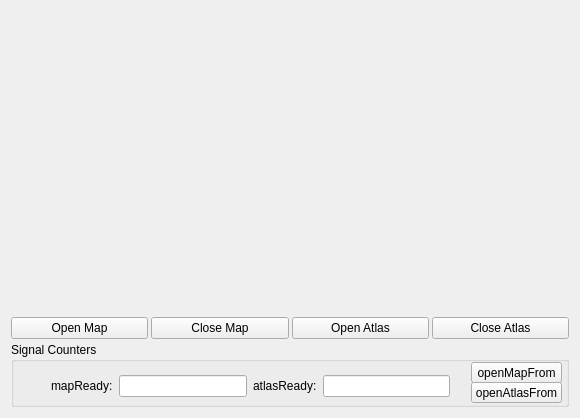
<?xml version="1.0" encoding="UTF-8"?>
<ui version="4.0">
 <class>DemoAtlasTest</class>
 <widget class="QWidget" name="DemoAtlasTest">
  <property name="geometry">
   <rect>
    <x>0</x>
    <y>0</y>
    <width>580</width>
    <height>418</height>
   </rect>
  </property>
  <property name="windowTitle">
   <string>Form</string>
  </property>
  <layout class="QGridLayout" name="gridLayout_3">
   <item row="0" column="0">
    <layout class="QVBoxLayout" name="verticalLayout" stretch="1,0">
     <item>
      <widget class="PwGisWidget" name="pwgiswidget" native="true">
       <property name="minimumSize">
        <size>
         <width>300</width>
         <height>170</height>
        </size>
       </property>
      </widget>
     </item>
     <item>
      <layout class="QGridLayout" name="gridLayout" rowstretch="0,0">
       <property name="sizeConstraint">
        <enum>QLayout::SetFixedSize</enum>
       </property>
       <property name="spacing">
        <number>3</number>
       </property>
       <item row="0" column="0">
        <layout class="QHBoxLayout" name="horizontalLayout">
         <item>
          <widget class="QPushButton" name="btnOpenMap">
           <property name="text">
            <string>Open Map</string>
           </property>
          </widget>
         </item>
         <item>
          <widget class="QPushButton" name="btnCloseMap">
           <property name="text">
            <string>Close Map</string>
           </property>
          </widget>
         </item>
         <item>
          <widget class="QPushButton" name="btnOpenAtlas">
           <property name="text">
            <string>Open Atlas</string>
           </property>
          </widget>
         </item>
         <item>
          <widget class="QPushButton" name="btnCloseAtlas">
           <property name="text">
            <string>Close Atlas</string>
           </property>
          </widget>
         </item>
        </layout>
       </item>
       <item row="1" column="0">
        <widget class="QGroupBox" name="groupBox">
         <property name="minimumSize">
          <size>
           <width>0</width>
           <height>65</height>
          </size>
         </property>
         <property name="maximumSize">
          <size>
           <width>16777215</width>
           <height>100</height>
          </size>
         </property>
         <property name="title">
          <string>Signal Counters</string>
         </property>
         <widget class="QWidget" name="layoutWidget">
          <property name="geometry">
           <rect>
            <x>40</x>
            <y>20</y>
            <width>399</width>
            <height>48</height>
           </rect>
          </property>
          <layout class="QGridLayout" name="gridLayout_2">
           <item row="0" column="0">
            <widget class="QLabel" name="mapReadyLabel">
             <property name="text">
              <string>mapReady:</string>
             </property>
            </widget>
           </item>
           <item row="0" column="3">
            <widget class="QLineEdit" name="atlasReadyEdit">
             <property name="readOnly">
              <bool>true</bool>
             </property>
            </widget>
           </item>
           <item row="0" column="2">
            <widget class="QLabel" name="atlasReadyLabel">
             <property name="text">
              <string>atlasReady:</string>
             </property>
            </widget>
           </item>
           <item row="0" column="1">
            <widget class="QLineEdit" name="mapReadyEdit">
             <property name="readOnly">
              <bool>true</bool>
             </property>
            </widget>
           </item>
          </layout>
         </widget>
         <widget class="QPushButton" name="pushButton_mF">
          <property name="geometry">
           <rect>
            <x>460</x>
            <y>20</y>
            <width>91</width>
            <height>21</height>
           </rect>
          </property>
          <property name="text">
           <string>openMapFrom</string>
          </property>
         </widget>
         <widget class="QPushButton" name="pushButton_aF">
          <property name="geometry">
           <rect>
            <x>460</x>
            <y>40</y>
            <width>91</width>
            <height>21</height>
           </rect>
          </property>
          <property name="text">
           <string>openAtlasFrom</string>
          </property>
         </widget>
        </widget>
       </item>
      </layout>
     </item>
    </layout>
   </item>
  </layout>
 </widget>
 <customwidgets>
  <customwidget>
   <class>PwGisWidget</class>
   <extends>QWidget</extends>
   <header location="global">PwGis/pwgiswidget.h</header>
   <container>1</container>
  </customwidget>
 </customwidgets>
 <resources/>
 <connections/>
</ui>
